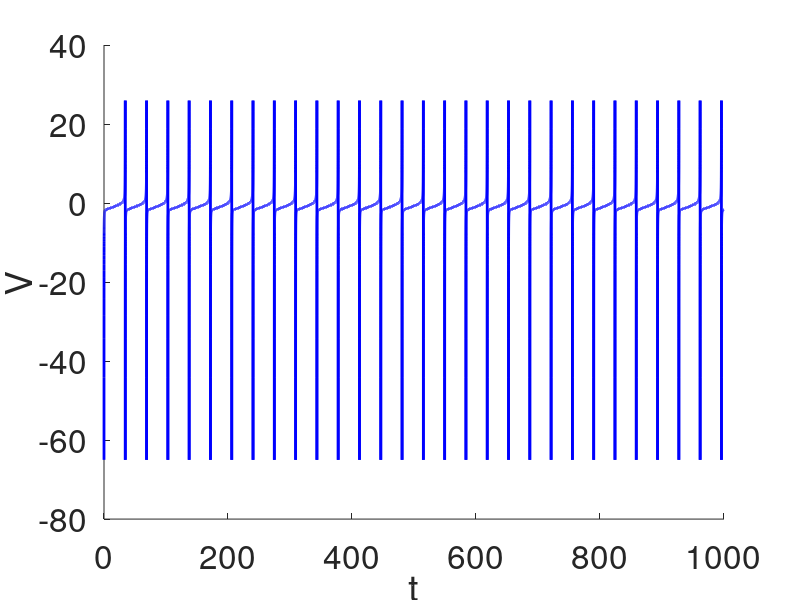

MATLAB code to generate this figure:
% QIF Neuron Simulation in MATLAB
% Parameters
clearvars;
close all;

Tmax = 1000;
dt = 0.01;
t = 0:dt:Tmax;

a = 0.05;
alpha = 4;
eps = 0.01;
lda = 0;
Iapp = 2;

Vth = 30;
Vrst = -65;
wrst = 4;

V = zeros(1,length(t));
w = zeros(1,length(t));
V(1) = Vrst;
w(1) = wrst;

for j=1:length(t)-1
    k1v = a*(V(j))^2-w(j)+Iapp;
    k1w = eps*(alpha*V(j)-lda-w(j));
    av = V(j)+k1v*dt;
    aw = w(j)+k1w*dt;
    k2v = av^2-aw+Iapp;
    k2w = eps*(alpha*av-lda-aw);
    V(j+1) = V(j)+(k1v+k2v)*dt/2;
    w(j+1) = w(j)+(k1w+k2w)*dt/2;
    if V(j+1) > Vth
        V(j) = 10;
        V(j+1) = Vrst;
        w(j+1) = wrst;
    end
end

figure
hold on
plot(t,V,'-b','linewidth',2);
set(gca,'fontsize',24)
% axis([0 Tmax -10 10])
xlabel('t');
ylabel('V')
